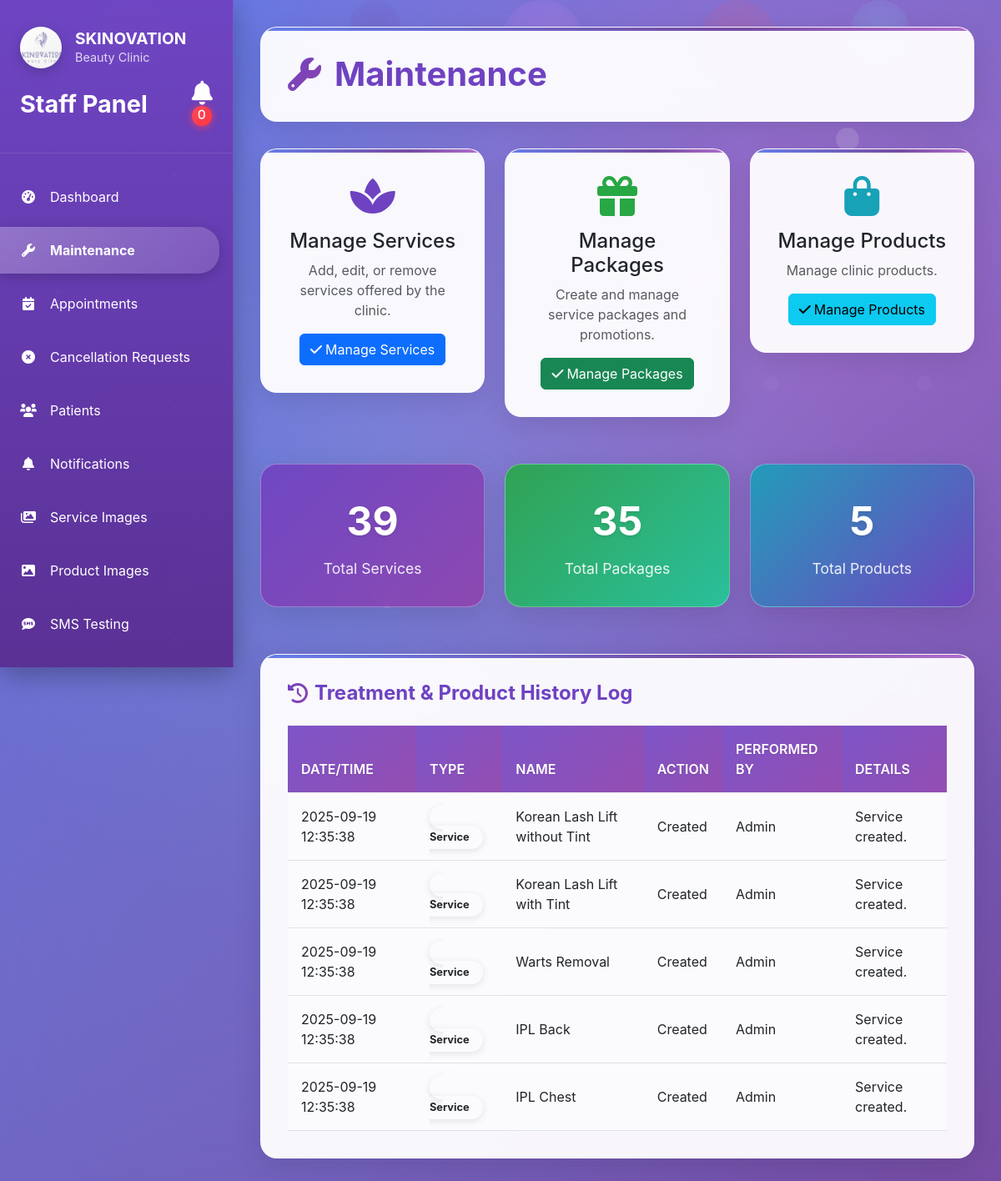
/appointments/admin/maintenance/ (signed in), run on the app's committed database.
### services/models.py (models this page shows, shortened)
class Service(models.Model):
    service_name = models.CharField(max_length=100)
    description = models.TextField(blank=True, null=True)
    price = models.DecimalField(max_digits=10, decimal_places=2, blank=True, null=True)
    duration = models.IntegerField(help_text="Duration in minutes")
    category = models.ForeignKey(ServiceCategory, on_delete=models.CASCADE, related_name='services')
    image = models.ImageField(upload_to='services/', blank=True, null=True)
    created_at = models.DateTimeField(auto_now_add=True)
    updated_at = models.DateTimeField(auto_now=True)
    class Meta:
        db_table = 'services'
        ordering = ['service_name']

### appointments/admin_views.py (the view)
# urls.py: path('admin/maintenance/', admin_views.admin_maintenance, name='admin_maintenance'),
@login_required
@user_passes_test(is_admin)
def admin_maintenance(request):
    from services.models import Service
    from packages.models import Package
    from products.models import Product
    services_count = Service.objects.count()
    packages_count = Package.objects.count()
    products_count = Product.objects.count()
    recent_services = Service.objects.all().order_by('-id')[:5]
    context = {
        'services_count': services_count,
        'packages_count': packages_count,
        'products_count': products_count,
        'recent_services': recent_services,
    }
    return render(request, 'appointments/admin_maintenance.html', context)

### appointments/admin_views.py (called while the page is built)
def is_admin(user):
    return user.is_authenticated and user.user_type == 'admin'

### appointments/context_processors.py (called while the page is built)
def notification_count(request):
    if request.user.is_authenticated:
        if request.user.user_type == 'admin':
            count = Notification.objects.filter(patient__isnull=True).count()
        else:
            count = Notification.objects.filter(patient=request.user, is_read=False).count()
    else:
        count = 0
    return {
        'notification_count': count
    }

### templates/appointments/admin_maintenance.html (shortened to what this page needs)
{% extends 'appointments/admin_base.html' %}
{% load static %}
{% block content %}
<div class="content-header">
    <h1 class="page-title">
        <i class="fas fa-wrench"></i>
        Maintenance
    </h1>
</div>
<div class="row mb-4">
    <div class="col-lg-4 col-md-6">
        <div class="content-card">
            <div class="text-center">
                <div class="mb-3">
                    <i class="fas fa-spa fa-3x" style="color: var(--primary-color);"></i>
                </div>
                <h4>Manage Services</h4>
                <p class="text-muted">Add, edit, or remove services offered by the clinic.</p>
                <a href="{% url 'admin:services_service_changelist' %}" class="btn btn-primary">
                    <i class="fas fa-check me-1"></i>Manage Services
                </a>
            </div>
        </div>
    </div>
    <div class="col-lg-4 col-md-6">
        <div class="content-card">
            <div class="text-center">
                <div class="mb-3">
                    <i class="fas fa-gift fa-3x" style="color: var(--success-color);"></i>
                </div>
                <h4>Manage Packages</h4>
                <p class="text-muted">Create and manage service packages and promotions.</p>
                <a href="{% url 'admin:packages_package_changelist' %}" class="btn btn-success">
                    <i class="fas fa-check me-1"></i>Manage Packages
                </a>
            </div>
        </div>
    </div>
    <div class="col-lg-4 col-md-6">
        <div class="content-card">
            <div class="text-center">
                <div class="mb-3">
                    <i class="fas fa-shopping-bag fa-3x" style="color: var(--info-color);"></i>
                </div>
                <h4>Manage Products</h4>
                <p class="text-muted">Manage clinic products.</p>
                <a href="{% url 'admin:products_product_changelist' %}" class="btn btn-info">
                    <i class="fas fa-check me-1"></i>Manage Products
                </a>
            </div>
        </div>
    </div>
</div>
<div class="row mb-4">
    <div class="col-lg-4">
        <div class="stats-card purple">
            <div class="stats-number">{{ services_count }}</div>
            <div class="stats-label">Total Services</div>
        </div>
    </div>
    <div class="col-lg-4">
        <div class="stats-card green">
            <div class="stats-number">{{ packages_count }}</div>
            <div class="stats-label">Total Packages</div>
        </div>
    </div>
    <div class="col-lg-4">
        <div class="stats-card blue">
            <div class="stats-number">{{ products_count }}</div>
            <div class="stats-label">Total Products</div>
        </div>
    </div>
</div>
<div class="content-card">
    <h3 class="card-title">
        <i class="fas fa-history"></i>
        Treatment & Product History Log
    </h3>
    <div class="table-responsive">
        <table class="table">
            <thead>
                <tr>
                    <th>DATE/TIME</th>
                    <th>TYPE</th>
                    <th>NAME</th>
                    <th>ACTION</th>
                    <th>PERFORMED BY</th>
                    <th>DETAILS</th>
                </tr>
            </thead>
            <tbody>
                {% for service in recent_services %}
                <tr>
                    <td>{{ service.created_at|date:"Y-m-d H:i:s" }}</td>
                    <td><span class="type-badge type-service">Service</span></td>
                    <td>{{ service.service_name }}</td>
                    <td>Created</td>
                    <td>Admin</td>
                    <td>Service created.</td>
                </tr>
                {% endfor %}
            </tbody>
        </table>
    </div>
</div>
{% endblock %}

### data on the page
Service: created_at "2025-09-19 12:35:38", service_name "Korean Lash Lift without Tint"
Service: created_at "2025-09-19 12:35:38", service_name "Korean Lash Lift with Tint"
Service: created_at "2025-09-19 12:35:38", service_name "Warts Removal"
Service: created_at "2025-09-19 12:35:38", service_name "IPL Back"
Service: created_at "2025-09-19 12:35:38", service_name "IPL Chest"

### other printed values
{{ services_count }} "39"
{{ packages_count }} "35"
{{ products_count }} "5"
